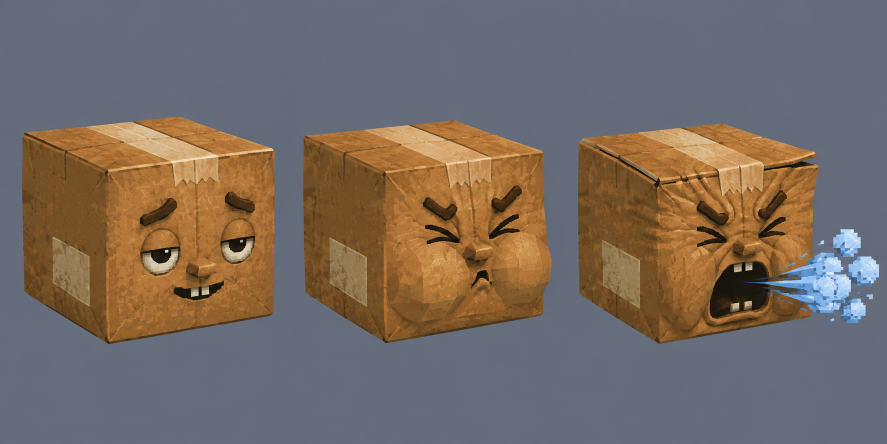
#> input picture art/sneezer/concepts/sneezer-states-ps1-v01.png, 1774 x 887 px, given in place of cardboard_basecolor.png, which was not available (shown at 1/2 size)
$ python inspect_textures.py
#> lines starting #> are read from the running program, lines starting #| are printed output that depends on the picture; pictures that were not available may be replaced by others from this repository, and a replacement may not be noted
from PIL import Image, ImageOps, ImageDraw
from pathlib import Path
root=Path(__file__).resolve().parents[3]
canvas=Image.new('RGB',(1536,1024),'#222222');draw=ImageDraw.Draw(canvas)
#> after `canvas = Image.new('RGB', (1536, 1024), '#222222')`: canvas: PIL image 1536x1024 RGB; every value is 34
for i,name in enumerate(['cardboard','paint','floor']):
    path=root/'assets/art/release-01/textures'/f'{name}_basecolor.png'
    im=Image.open(path).convert('RGB'); print(name,im.size)
#> further down, im is the input picture: PIL image 1774x887 RGB; mean R, G, B 117.5, 106.6, 99.4
    tile=im.resize((256,256))
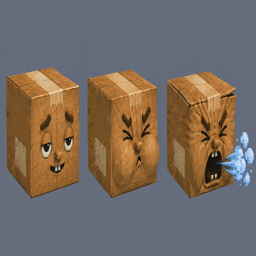
#> tile: PIL image 256x256 RGB; mean R, G, B 117.5, 106.6, 99.4
    for x in range(2):
        for y in range(2):canvas.paste(tile,(i*512+x*256,y*256))
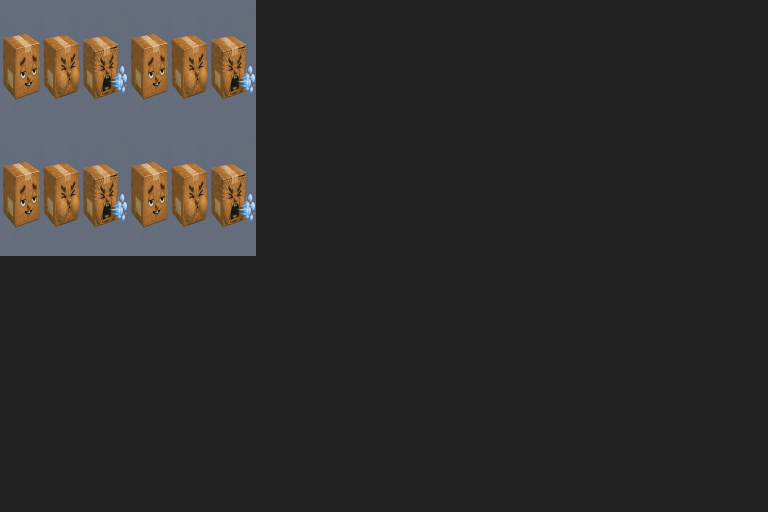
#> canvas: PIL image 1536x1024 RGB (shown at 1/2 size); mean R, G, B 47.9, 46.1, 44.9
    canvas.paste(im.crop((0,0,512,512)),(i*512,512))
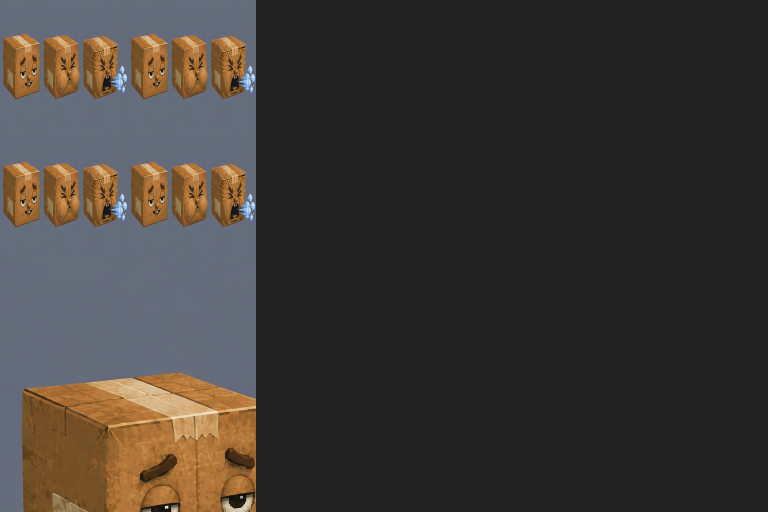
#> canvas: PIL image 1536x1024 RGB (shown at 1/2 size); mean R, G, B 63.1, 58.4, 54.7
    draw.text((i*512+12,12),name,fill='red')
#> pass 2 of the loop `for i,name in enumerate(['cardboard','paint','floor']):`:
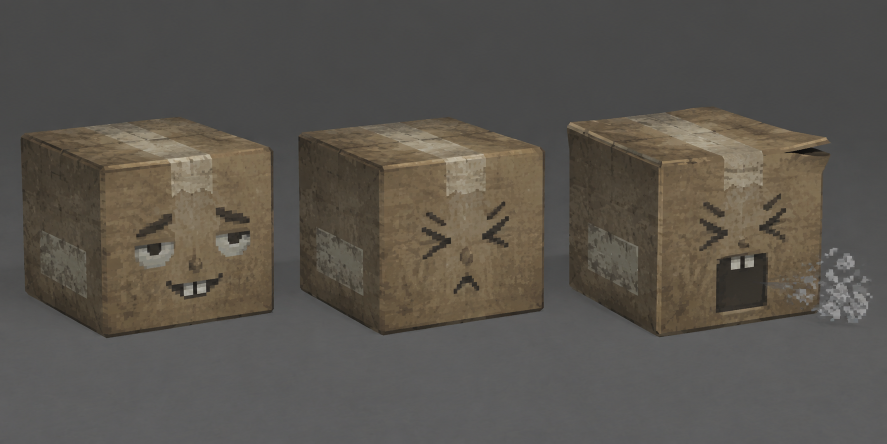
#> input picture art/sneezer/concepts/sneezer-states-ps1-v02.png, 1774 x 887 px, given in place of paint_basecolor.png, which was not available (shown at 1/2 size)
#> im is the input picture: PIL image 1774x887 RGB; mean R, G, B 89, 84.3, 77.4
#> `tile=im.resize((256,256))`:
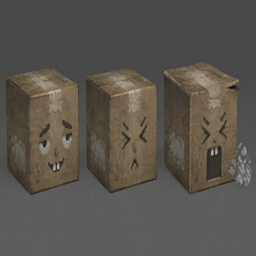
#> tile: PIL image 256x256 RGB; mean R, G, B 89, 84.3, 77.4
#> `canvas.paste(im.crop((0,0,512,512)),(i*512,512))`:
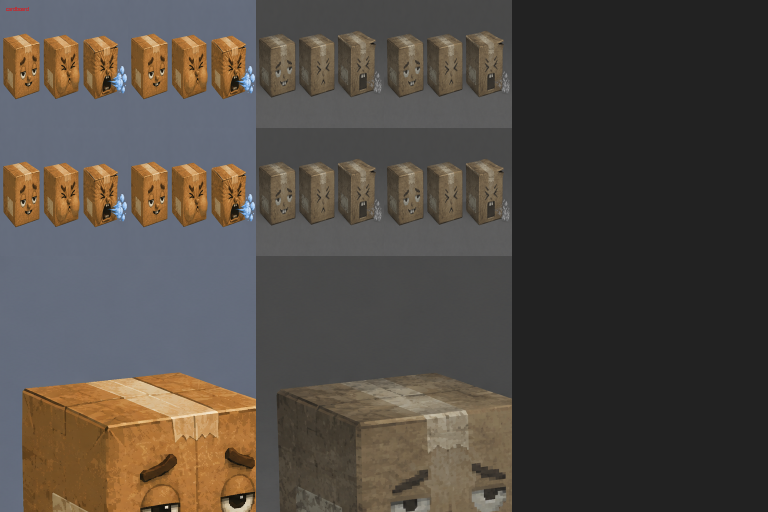
#> canvas: PIL image 1536x1024 RGB (shown at 1/2 size); mean R, G, B 81.2, 74.7, 68.5
canvas.save(root/'artifacts/texture-inspection.png')
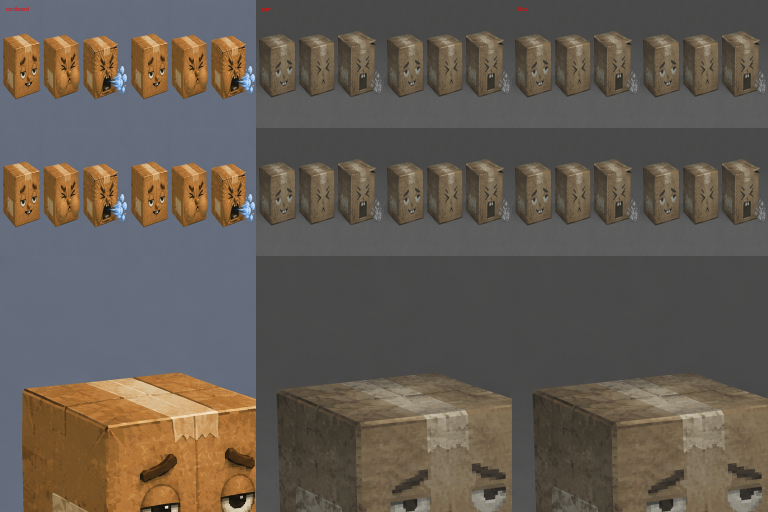
#> saved as texture-inspection.png: PIL image 1536x1024 RGB (shown at 1/2 size); mean R, G, B 99.3, 91.1, 82.2
for name in ['depot']:
#> (the run stopped early here; a loop or call above may not have finished)
